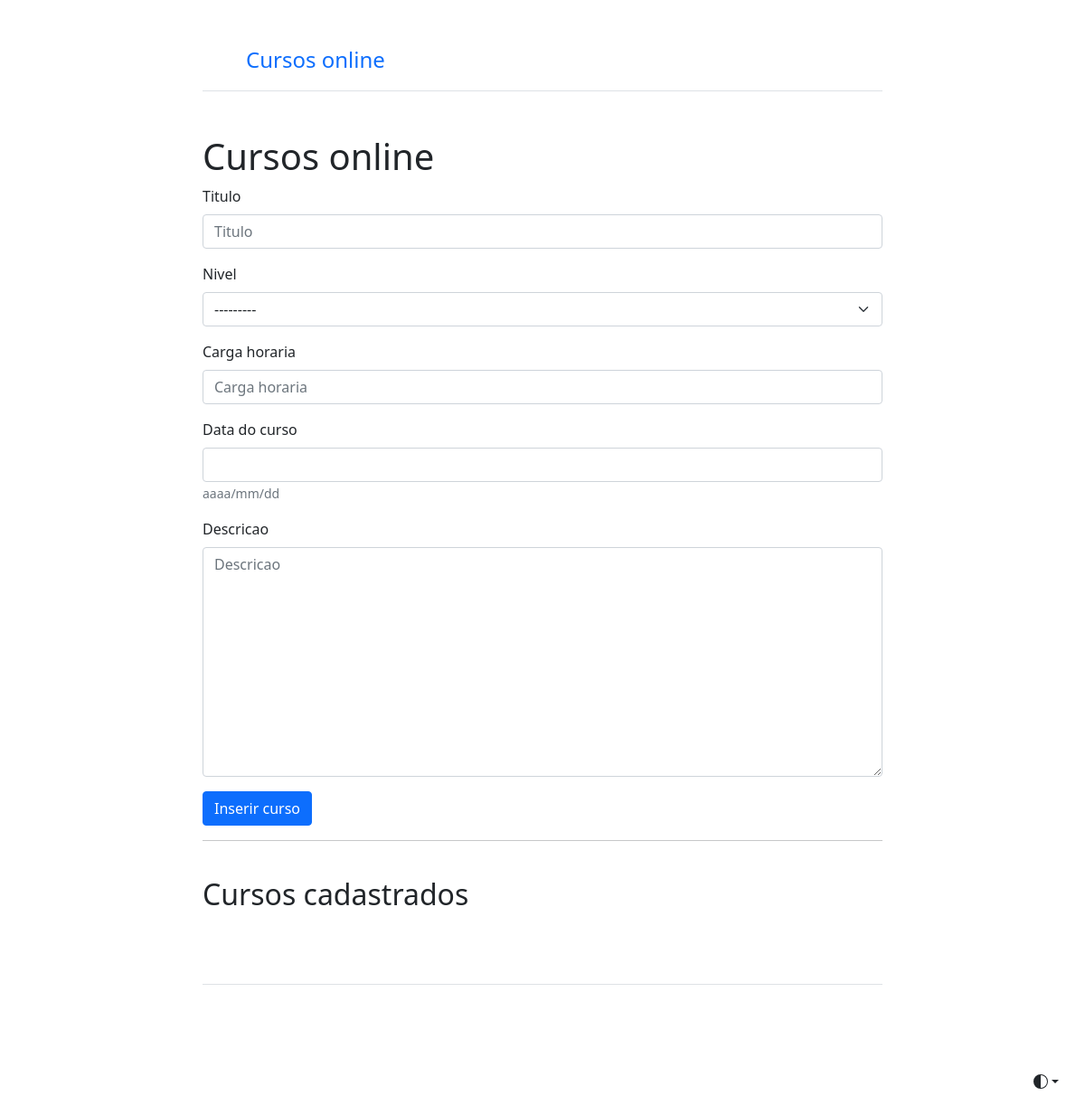
The app's page /curso/criar_curso/, older data.
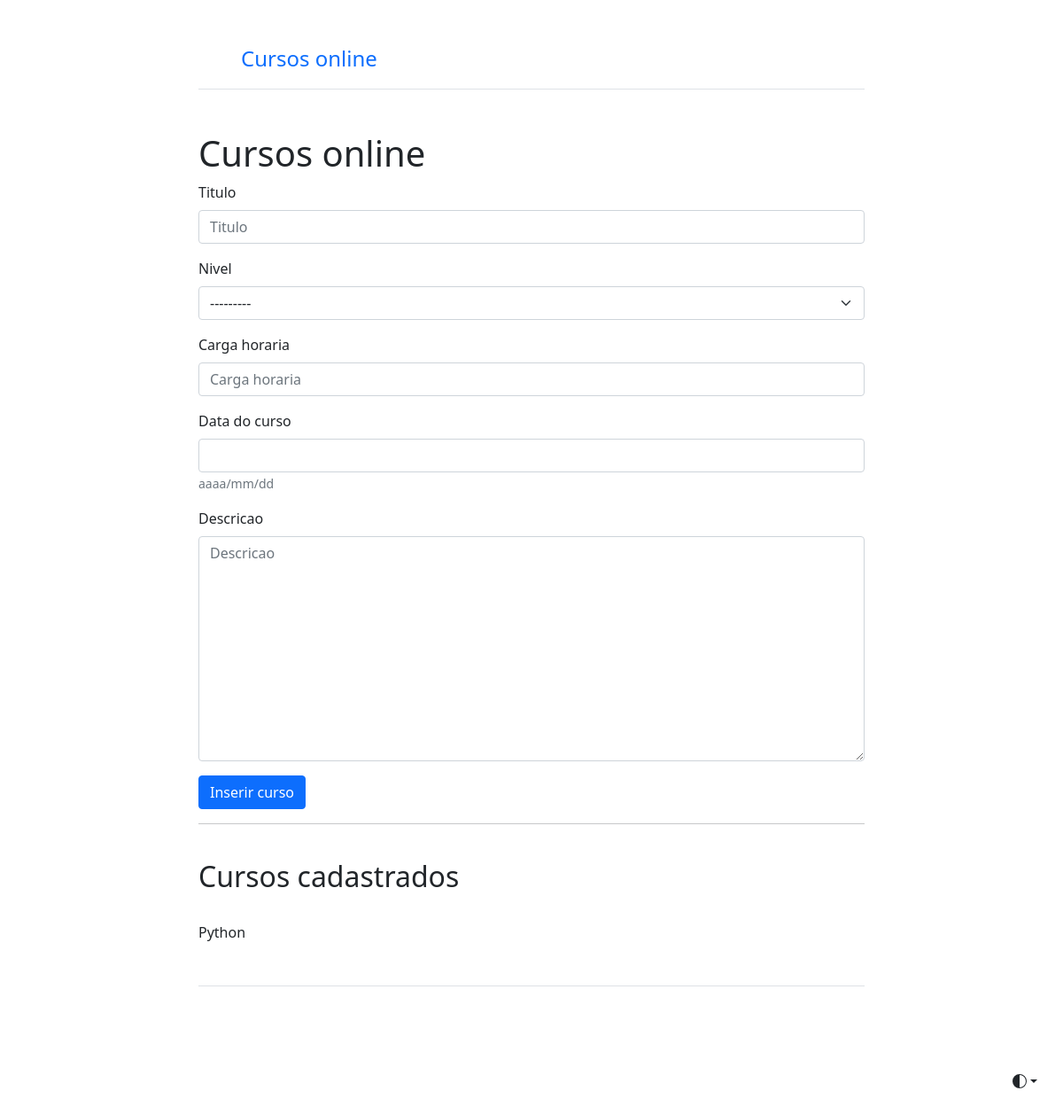
The same page, newer data.
### cursos/models.py (models this page shows, shortened)
class Curso(models.Model):
    niveis_de_curso = (
        ('Iniciante', 'Iniciante'),
        ('Intermediário', 'Intermediário'),
        ('Avançado', 'Avançado')
    )
    titulo = models.CharField(max_length=50)
    nivel = models.CharField(max_length=50, choices=niveis_de_curso)
    carga_horaria = models.IntegerField()
    data_do_curso = models.DateField(help_text='aaaa/mm/dd')
    descricao = models.TextField()
    class Meta:
        verbose_name = 'Cadastro de curso'
        verbose_name_plural = 'Cadastros de cursos'
        ordering = ['-data_do_curso'] # esse símbolo de menos - é para ordernar decrescente

### cursos/views.py (the view)
# urls.py: path('criar_curso/', criar_curso, name='criar curso')
@cache_page(30)
def criar_curso(request):
    cursos = Curso.objects.all()
    form = CursoForm(request.POST or None)
    sucesso = False
    if form.is_valid():
        form.save()
        sucesso = True
    contexto = {
        'form': form,
        'sucesso': sucesso,
        'cursos': cursos
    }
    return render(request, 'criar_curso.html', contexto)

### cursos/forms.py (shortened to what this page needs)
class CursoForm(forms.ModelForm):
    class Meta:
        model = Curso
        fields = ['titulo', 'nivel', 'carga_horaria', 'data_do_curso', 'descricao']

### cursos/templates/criar_curso.html (shortened to what this page needs)
{% extends "inicio.html" %}
{% load bootstrap5 %}
{% block principal %}
  <h1 class="text-body-emphasis">Cursos online</h1>
  {% if sucesso %}
    <p class="alert alert-success"> Curso cadastrado com sucesso!</p>
  {% else %}
  <form action="" method="POST" id="form">
    {% bootstrap_form form %}
    <button type="submit" class="btn btn-primary btn-block">Inserir curso</button>
  </form>
<hr>
<br>
<h2> Cursos cadastrados </h2> <br>
{% for curso in cursos %}
  <p>{{curso.titulo}}</p>
{% endfor %}
  {% endif %}
{% endblock %}

Row changes from the older to the newer data that the page shows:
added Curso: titulo "Python"
